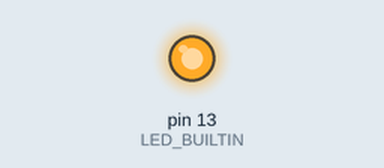
Recording of a sketch running on a simulated Arduino Uno, built with avr-gcc and run on an emulated ATmega328P. Parts: output pins drawn as LEDs (lit = HIGH). MIDI output is not drawn.

Above: at 0.1 s.
At 1.1 s:
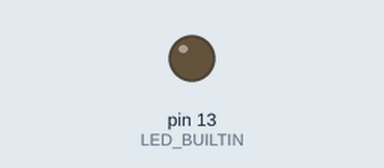
Timing chart, 0 to 2.6 s (numbered marks = the images above):
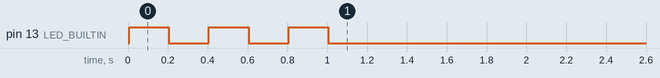

The sketch:

scout_midi_out.ino
```cpp
#include "Frequency.h"
#include "KeyBuffer.h"
#include "Notes.h"
#include <MIDI.h>


MIDI_CREATE_DEFAULT_INSTANCE();
// SETTINGS
int octave = 3;
int the_note;
bool empty = true;
int lastBuffer;
int newBuffer;
float glide = .25;
bool glideOnFreshKeyPresses = true;
bool printToSerial = false;

int midi_notes[] = {
  0x30, 0x31, 0x32, 0x33, 0x34, 0x35, 0x36, 0x37, 0x38, 0x39,
  0x3A, 0x3B, 0x3C, 0x3D, 0x3E, 0x3F, 0x40
};

const int CYCLES_PER_GLIDE_MAX = printToSerial ? 25 : 250;
const int STARTING_NOTE_DISTANCE_FROM_MIDDLE_A = -9;

const int SPEAKER_PIN = A0;

Notes notes(STARTING_NOTE_DISTANCE_FROM_MIDDLE_A);
KeyBuffer buffer;
Frequency frequency(glide, CYCLES_PER_GLIDE_MAX);

void blink(int count = 2, int wait = 200) {
  while (count >= 0) {
    digitalWrite(13, HIGH);
    delay(wait);
    digitalWrite(13, LOW);
    delay(wait);
    count = count - 1;
  }
}

void setup() {
  //Serial.begin(31250);

  MIDI.begin(MIDI_CHANNEL_OMNI);
//  MIDI.setHandleNoteOn(noteOn);
  //MIDI.setHandleNoteOff(noteOff);

  pinMode(13, OUTPUT);

  blink();
}

void loop() {

  //original scout program
  buffer.populate();

  if (printToSerial) {
    frequency.print();
  }

   if (buffer.isEmpty()){
      if (empty == true){
      MIDI.sendNoteOff(midi_notes[the_note], 0, 1);
      empty = false;
      lastBuffer = buffer.isEmpty();
      }
      digitalWrite(LED_BUILTIN, LOW);

  } else {

    the_note = buffer.getFirst();
    //newBuffer = the_note
    if (the_note != lastBuffer) {

      MIDI.sendNoteOn(midi_notes[the_note], 127, 1);
    }
    digitalWrite(LED_BUILTIN, HIGH);
    lastBuffer = the_note;
    empty = true;
  }

}

/*void noteOn(byte channel, byte pitch, byte velocity) {
  digitalWrite(13,HIGH);
  for (int x = 0; x < NOTES_COUNT; x++)
  {
    if (midi_notes[x] == pitch)
    {
      frequency.update(notes.get(x) / 4 * pow(2, octave));
      tone(SPEAKER_PIN, frequency.get());
    }
  }
}

void noteOff(byte channel, byte pitch, byte velocity) {
  frequency.reset();
  noTone(SPEAKER_PIN);
  digitalWrite(13,LOW);
}*/
```

Frequency.cpp
```cpp
#include "Arduino.h"
#include "Frequency.h"
#include "Notes.h"

Frequency::Frequency(float glide, int cyclesPerGlideMax) {
  _glide = glide;
  _cyclesPerGlideMax = cyclesPerGlideMax;
}

float Frequency::get() {
  return _frequency;
}

void Frequency::update(float target) {
  _target = target;
  bool needsUpdate = _frequency != _target;

  if (needsUpdate) {
    if ((_frequency == 0) || (_glide == 0)) {
      _frequency = _target;
    } else {
      if (_target != _previousTarget) {
        _glideStep = abs(_target - _previousTarget)
                     / (_glide * _cyclesPerGlideMax);
      }

      _frequency = (_target > _frequency)
                   ? min(_target, _frequency + _glideStep)
                   : max(_target, _frequency - _glideStep);
    }
  }

  if (!needsUpdate) {
    _previousTarget = _target;
  }
}

void Frequency::reset() {
  _frequency = 0;
}

void Frequency::print() {
  Serial.println(
    "frequency:" + String(_frequency)
    + ",target:" + String(_target)
    + ",previousTargetFrequency:" + String(_previousTarget)
  );
}
```

Frequency.h
```cpp
#ifndef Frequency_h
#define Frequency_h

#include "Arduino.h"
#include "Notes.h"

class Frequency {
  public:
    Frequency(float glide, int cyclesPerGlideMax);
    void update(float target);
    float get();
    void reset();
    void print();
  private:
    float _frequency = 0;
    float _glide;
    float _glideStep;
    float _previousTarget;
    float _target;
    int _cyclesPerGlideMax;
};

#endif
```

KeyBuffer.cpp
```cpp
#include "Arduino.h"
#include "KeyBuffer.h"

#define CIRCULAR_BUFFER_DEBUG
#include <CircularBuffer.h>
#include <Keypad.h>

const byte ROWS = 4;
const byte COLS = 5;
byte key_indexes[ROWS][COLS] = {
  {1, 5, 9, 12, 15},
  {2, 6, 10, 13, 16},
  {3, 7, 11, 14, 17},
  {4, 8}
};
byte rowPins[ROWS] = {7, 8, 9, 10};
byte colPins[COLS] = {2, 3, 4, 5, 6};

Keypad _buttons = Keypad(makeKeymap(key_indexes), rowPins, colPins, ROWS, COLS);

KeyBuffer::KeyBuffer() {
  CircularBuffer<int, BUFFER_MAX> _buffer;

  const int KEYPAD_LIBRARY_MINIMUM_DEBOUNCE = 1;
  _buttons.setDebounceTime(KEYPAD_LIBRARY_MINIMUM_DEBOUNCE);
}

bool KeyBuffer::isEmpty() {
  return _buffer.isEmpty();
}

bool KeyBuffer::isInBuffer(int c) {
  bool value = false;

  if (!_buffer.isEmpty()) {
    for (int i = 0; i < _buffer.size(); i++) {
      if (c == _buffer[i]) {
        value = true;
        break;
      }
    }
  }

  return value;
}

bool KeyBuffer::removeFromBuffer(int c) {
  int newStack[BUFFER_MAX - 1] = {};
  int newI = 0;

  bool hasRemoval = false;

  for (int i = 0; i < _buffer.size(); i++) {
    if (c != _buffer[i]) {
      newStack[newI++] = _buffer[i];
    } else {
      hasRemoval = true;
    }
  }

  if (hasRemoval) {
    _buffer.clear();

    for (byte i = 0; i < newI; i++) {
      _buffer.push(newStack[i]);
    }
  }
}

void KeyBuffer::populate() {
  bool isActive = false;

  _buttons.getKeys(); // populate keys

  for (int i = 0; i < LIST_MAX; i++) {
    byte kstate = _buttons.key[i].kstate;
    byte kchar = _buttons.key[i].kchar - 1;

    if (kstate == PRESSED || kstate == HOLD) {
      if (!isInBuffer(kchar)) {
        _buffer.unshift(kchar);
      }

      isActive = true;
    } else if (isInBuffer(kchar)) {
      removeFromBuffer(kchar);
    }
  }

  if (!isActive) {
    _buffer.clear();
  }
}

void KeyBuffer::print() {
  if (!_buffer.isEmpty()) {
    Serial.print("[");
    for (int i = 0; i < _buffer.size(); i++) {
      Serial.print(_buffer[i]);

      if (i < _buffer.size() - 1) {
        Serial.print(",");
      }
    }
    Serial.print(
      "] ("
      + String(_buffer.size()) + "/" + String(BUFFER_MAX)
      + ")"
    );
    Serial.println();
  }
}

char KeyBuffer::getFirst() {
  return _buffer.first();
}
```

KeyBuffer.h
```cpp
#define CIRCULAR_BUFFER_DEBUG
#include <CircularBuffer.h>
#include <Keypad.h>

#ifndef KeyBuffer_h
#define KeyBuffer_h

#include "Arduino.h"

#define BUFFER_MAX 4

class KeyBuffer {
  public:
    KeyBuffer();
    bool isEmpty();
    char getFirst();
    void print();
    void printBuffer();
    void populate();
  private:
    CircularBuffer<int, BUFFER_MAX> _buffer;
    bool isInBuffer(int c);
    bool removeFromBuffer(int c);
};

#endif
```

Notes.cpp
```cpp
#include "Arduino.h"
#include "Notes.h"

const float MIDDLE_A = 440;
const float FREQUENCY_RATIO = 1.059463; // magic! 2 to the power of 1/12

float getNoteFrequency(int distance, float origin = MIDDLE_A) {
  return origin * pow(FREQUENCY_RATIO, distance);
}

Notes::Notes(int startingNoteDistanceFromMiddleA) {
  for (int i = 0; i < NOTES_COUNT; i++) {
    _notes[i] = getNoteFrequency(startingNoteDistanceFromMiddleA + i);
  }
}

float Notes::get(int i) {
  return _notes[i];
}
```

Notes.h
```cpp
#ifndef Notes_h
#define Notes_h

#include "Arduino.h"

const int NOTES_COUNT = 17;

class Notes {
  public:
    Notes(int startingNoteDistanceFromMiddleA);
    float get(int i);
  private:
    float _notes[NOTES_COUNT];
};

#endif
```
